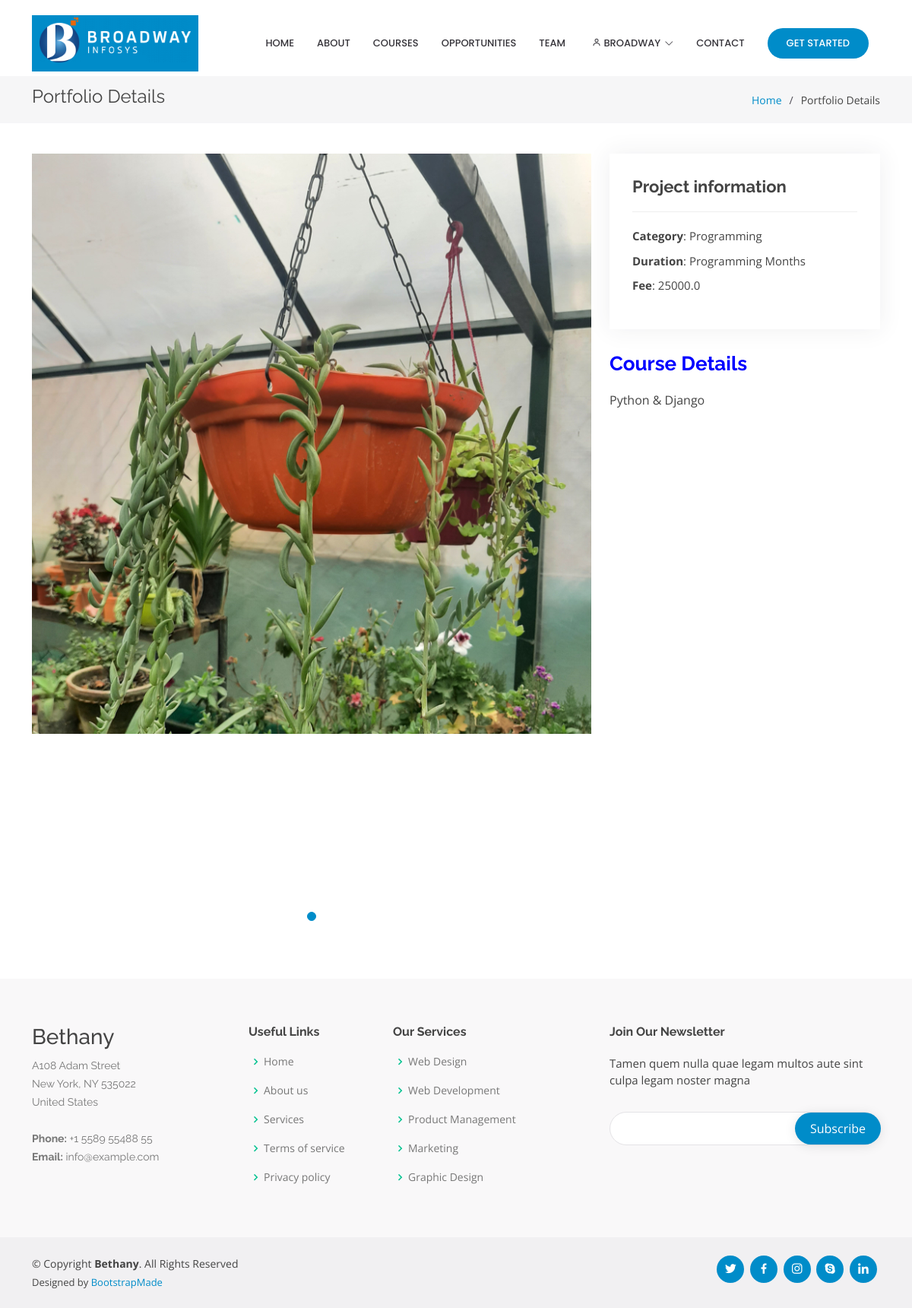
The page /courses/single/2 (signed in) on the database its author committed.
### users/models.py (models this page shows)
class User(AbstractUser):
    is_teacher = models.BooleanField(default=False)
    is_student = models.BooleanField(default=False)
    type = models.CharField(max_length=100, choices=[('Teacher', 'Teacher'), ('Student', 'Student')], default='Student')

### courses/models.py (models this page shows, shortened)
class Course(models.Model):
    name = models.CharField(max_length=255)
    type = models.ForeignKey(Type, on_delete=models.CASCADE, null=True, blank=True)
    duration = models.IntegerField()
    details = models.TextField()
    fee = models.FloatField()
    image = models.ImageField(upload_to='courses', null=True, blank=True)

class Type(models.Model):
    title = models.CharField(max_length=100)
    content = models.CharField(max_length=256)
    is_active = models.BooleanField(default=True)
    def __str__(self):
        return self.title

### courses/views.py (the view)
# urls.py: path('single/<id>', views.show_single_course, name='single_course'),
def show_single_course(request, id):
    course = Course.objects.get(id=id)
    return render(request, 'single_course.html', {'course': course, 'MEDIA_URL': MEDIA_URL})

### templates/single_course.html
{% extends 'base.html' %}
{% load static %}
{% block content %}
    <main id="main">
        <section id="breadcrumbs" class="breadcrumbs">
            <div class="container">
                <div class="d-flex justify-content-between align-items-center">
                    <h2>Portfolio Details</h2>
                    <ol>
                        <li><a href="index.html">Home</a></li>
                        <li>Portfolio Details</li>
                    </ol>
                </div>
            </div>
        </section>
        <section id="portfolio-details" class="portfolio-details">
            <div class="container">
                <div class="row gy-4">
                    <div class="col-lg-8">
                        <div class="portfolio-details-slider swiper-container">
                            <div class="swiper-wrapper align-items-center">
                                <div class="swiper-slide">
                                    <img src="{{ MEDIA_URL }}{{ course.image }}" alt="">
                                </div>
                            </div>
                            <div class="swiper-pagination"></div>
                        </div>
                    </div>
                    <div class="col-lg-4">
                        <div class="portfolio-info">
                            <h3>Project information</h3>
                            <ul>
                                <li><strong>Category</strong>: {{ course.type }}</li>
                                <li><strong>Duration</strong>: {{ course.type }} Months</li>
                                <li><strong>Fee</strong>: {{ course.fee }}</li>
                            </ul>
                        </div>
                        <div class="portfolio-description">
                            <h2>Course Details</h2>
                            <p>
                                {{ course.details|slice:"0:15" }}
                            </p>
                        </div>
                    </div>
                </div>
            </div>
        </section>
    </main>
{% endblock %}

### templates/base.html (shortened to what this page needs)
<!DOCTYPE html>
{% load static %}
<html lang="en">
<head>
    <link href="{% static 'assets/vendor/aos/aos.css' %}" rel="stylesheet">
    <link href="{% static 'assets/vendor/bootstrap/css/bootstrap.min.css' %}" rel="stylesheet">
    <link href="{% static 'assets/vendor/bootstrap-icons/bootstrap-icons.css' %}" rel="stylesheet">
    <link href="{% static 'assets/vendor/boxicons/css/boxicons.min.css' %}" rel="stylesheet">
    <link href="{% static 'assets/vendor/glightbox/css/glightbox.min.css' %}" rel="stylesheet">
    <link href="{% static 'assets/vendor/remixicon/remixicon.css' %}" rel="stylesheet">
    <link href="{% static 'assets/vendor/swiper/swiper-bundle.min.css' %}" rel="stylesheet">
    <link href="{% static 'assets/css/style.css' %}" rel="stylesheet">
</head>
<body>
<header id="header" class="fixed-top d-flex align-items-center">
    <div class="container">
        <div class="header-container d-flex align-items-center justify-content-between">
            <div class="logo">
                <h1 class="text-light">
                    <a href="{% url 'home' %}">
                        <span><img src="{% static 'images/logo.png' %}" alt="Company Logo"></span>
                    </a>
                </h1>
            </div>
            <nav id="navbar" class="navbar">
                <ul>
                    <li><a class="nav-link scrollto" href="/">Home</a></li>
                    <li><a class="nav-link scrollto {% if 'about' in request.path %} active {% endif %}" href="/about">About</a></li>
                    <li><a class="nav-link scrollto" href="{% url 'courses' %}">Courses</a></li>
                    <li><a class="nav-link scrollto " href="/portfolio">Opportunities</a></li>
                    <li><a class="nav-link scrollto" href="#">Team</a></li>
                    <li class="dropdown"><a href="#">
                        <span>
                            {% if request.user.is_authenticated %}
                                {{ request.user }}
                            {% else %}
                                User
                            {% endif %}
                        </span>
                        <i class="bi bi-chevron-down"></i></a>
                    </li>
                    <li><a class="nav-link scrollto" href="{% url 'contacts' %}">Contact</a></li>
                    <li><a class="getstarted scrollto" href="#about">Get Started</a></li>
                </ul>
            </nav>
        </div>
    </div>
</header>
{% block content %}
{% endblock %}
<footer id="footer">
    <div class="footer-top">
        <div class="container">
            <div class="row">
                <div class="col-lg-3 col-md-6 footer-contact">
                    <h3>Bethany</h3>
                    <p>
                        A108 Adam Street <br>
                        New York, NY 535022<br>
                        United States <br><br>
                        <strong>Phone:</strong> +1 5589 55488 55<br>
                        <strong>Email:</strong> info@example.com<br>
                    </p>
                </div>
                <div class="col-lg-2 col-md-6 footer-links">
                    <h4>Useful Links</h4>
                    <ul>
                        <li><i class="bx bx-chevron-right"></i> <a href="#">Home</a></li>
                        <li><i class="bx bx-chevron-right"></i> <a href="#">About us</a></li>
                        <li><i class="bx bx-chevron-right"></i> <a href="#">Services</a></li>
                        <li><i class="bx bx-chevron-right"></i> <a href="#">Terms of service</a></li>
                        <li><i class="bx bx-chevron-right"></i> <a href="#">Privacy policy</a></li>
                    </ul>
                </div>
                <div class="col-lg-3 col-md-6 footer-links">
                    <h4>Our Services</h4>
                    <ul>
                        <li><i class="bx bx-chevron-right"></i> <a href="#">Web Design</a></li>
                        <li><i class="bx bx-chevron-right"></i> <a href="#">Web Development</a></li>
                        <li><i class="bx bx-chevron-right"></i> <a href="#">Product Management</a></li>
                        <li><i class="bx bx-chevron-right"></i> <a href="#">Marketing</a></li>
                        <li><i class="bx bx-chevron-right"></i> <a href="#">Graphic Design</a></li>
                    </ul>
                </div>
                <div class="col-lg-4 col-md-6 footer-newsletter">
                    <h4>Join Our Newsletter</h4>
                    <p>Tamen quem nulla quae legam multos aute sint culpa legam noster magna</p>
                    <form action="{% url 'subscribe' %}" method="post">
                        <input type="email" name="email">
                        <input type="submit" value="Subscribe">
                    </form>
                </div>
            </div>
        </div>
    </div>
    <div class="container d-md-flex py-4">
        <div class="me-md-auto text-center text-md-start">
            <div class="copyright">
                &copy; Copyright <strong><span>Bethany</span></strong>. All Rights Reserved
            </div>
            <div class="credits">
                Designed by <a href="https://bootstrapmade.com/">BootstrapMade</a>
            </div>
        </div>
        <div class="social-links text-center text-md-right pt-3 pt-md-0">
            <a href="#" class="twitter"><i class="bx bxl-twitter"></i></a>
            <a href="#" class="facebook"><i class="bx bxl-facebook"></i></a>
            <a href="#" class="instagram"><i class="bx bxl-instagram"></i></a>
            <a href="#" class="google-plus"><i class="bx bxl-skype"></i></a>
            <a href="#" class="linkedin"><i class="bx bxl-linkedin"></i></a>
        </div>
    </div>
</footer>
</body>
</html>

### rows shown on the page
User: user "BROADWAY"
Course: image (picture), type "Programming", fee "25000.0", details "Python & Django"
